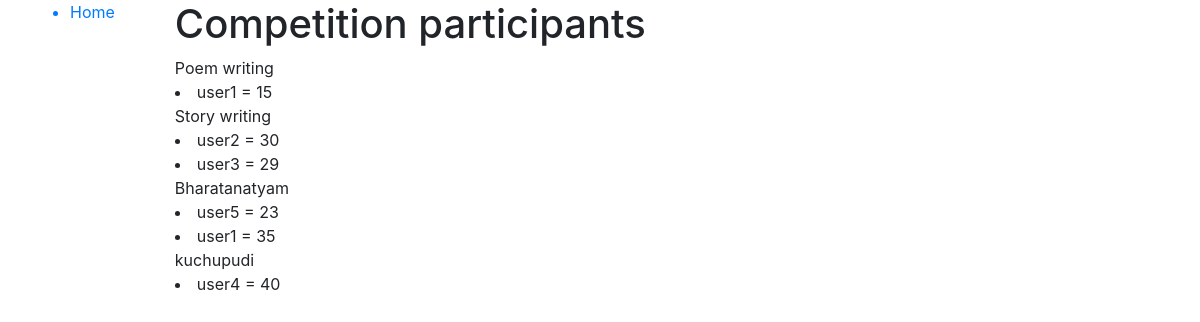
Screenshot of /index.php/competiton_socre_list with the database file from the repository.
### tables this page shows
CREATE TABLE `competition` (
  `id` int(11) NOT NULL,
  `cat_id` int(11) NOT NULL,
  `name` varchar(50) NOT NULL,
  `max_mark` int(3) NOT NULL,
  `time` int(11) NOT NULL,
  `weightage` int(3) NOT NULL
);

CREATE TABLE `participant_score` (
  `id` int(11) NOT NULL,
  `part_id` int(11) NOT NULL,
  `comp_id` int(11) NOT NULL,
  `score` int(5) NOT NULL
);

CREATE TABLE `participant` (
  `id` int(11) NOT NULL,
  `name` varchar(50) NOT NULL,
  `email` varchar(255) NOT NULL,
  `approved` int(1) NOT NULL DEFAULT '0',
  `total_score` int(11) NOT NULL
);

### controller.php (called while the page is built, shortened)
<?php
require_once 'model.php';
function competiton_socre_list() {
	$data = competiton_socre_list_db();
	$com = $data[0];
	$scorelist = $data[1];
	include 'templates/newlist.tpl.php';
}
?>

### model.php (called while the page is built, shortened)
<?php
function open_db_connection() {
  $host = "localhost";
  $dbname = "kalotsavam";
  $username = "root";
  $password = "root";
  $link = new PDO("mysql:host=$host;dbname=$dbname", $username, $password);
  return $link;
}
function competiton_socre_list_db() {
  $link = open_db_connection();
  $query = "SELECT * FROM `competition`";
  $result = $link->query($query);
  while($row = $result->fetch(PDO::FETCH_ASSOC)) {
    $comp[] = $row;
  }
  foreach ($comp as $c) {
    $i= $c['name'];
    $query = "SELECT p.name AS part_name, pc.score AS score FROM `participant_score` As pc "
    . " Join `competition` As c ON pc.comp_id=c.id "
    . " JOIN `participant` as p ON p.id=pc.part_id "
    . " WHERE pc.comp_id = :comp";
    $result = $link->prepare($query);
    $result->bindParam(':comp', $c['id']);
    $result->execute();
    while($row = $result->fetch(PDO::FETCH_ASSOC)) {
      $res[$i][] = $row;
    }
  }
  $data[0] = $comp;
  $data[1] = $res;
  return $data;
}
?>

### templates/newlist.tpl.php (the view, shortened to what this page needs)
<h1>Competition participants</h1>
  <?php $i = 0;?>
  <?php foreach($scorelist as $l1): ?>
    <?php echo htmlentities($com[$i]['name']); $i++;?>
    <?php foreach($l1 as $l2): ?>
      <li><?php echo htmlentities($l2['part_name']);?> = <?php echo htmlentities($l2['score']); ?></li>
    <?php endforeach;?>
  <?php endforeach;?>
<?php $content = ob_get_clean();
  require 'templates/layout.tpl.php';?>

### index.php (shortened to what this page needs)
<?php
require_once 'model.php';
require_once 'controller.php';
$uri = parse_url($_SERVER['REQUEST_URI'], PHP_URL_PATH);
if ($uri == '/') {
  include 'templates/homepage.tpl.php';
}
elseif ($uri == '/index.php/user_register_form') {
  include 'templates/user_registartion.tpl.php';
}
elseif ($uri == '/index.php/user_login_form') {
  include 'templates/user_login.tpl.php';
}
elseif ($uri == '/index.php/admin_login_form') {
  include 'templates/admin_login.tpl.php';
}
elseif ($uri == '/index.php/login_admin') {
  login_admin();
}
elseif ($uri == '/index.php/register_user') {
  register_user();
}
elseif ($uri == '/index.php/register_compeptition') {
  register_compeptition();
}
elseif ($uri == '/index.php/register_compeptition_action') {
  register_compeptition_action();
}
elseif ($uri == '/index.php/logout') {
  logout();
}
elseif ($uri == '/index.php/set_avg_score') {
  set_avg_score_db();
}
elseif ($uri == '/index.php/list_of_compeptitions') {
  list_of_compeptitions();
}
elseif ($uri == '/index.php/list_of_categories') {
  list_of_categories();
}
elseif ($uri == '/index.php/Candidate_Score_Board_action') {
  Candidate_Score_Board_action();
}
elseif ($uri == '/index.php/enter_mark_action') {
  enter_mark_action();
}
elseif ($uri == '/index.php/competiton_socre_list') {
  competiton_socre_list();
}
else {
  echo "<h1>OOPS! ERROR!</h2>";
}
?>

### templates/layout.tpl.php (shortened to what this page needs)
<!DOCTYPE html>
<html>
  <head>
    <link rel="stylesheet" href="https://maxcdn.bootstrapcdn.com/bootstrap/4.0.0-beta.2/css/bootstrap.min.css">
  </head>
  <body>
    <div class="container">
      <div class="row">
        <ul id="header">
          <a href="http://kalotsavam.local/">
            <li>Home</li>
          </a>
        </ul>
        <p style="margin:30px;">
        <div>
          <?php echo $content;?>
        </div>
      </div>
    </div>
  </body>
</html>

### rows the page displays
competition: name "Poem writing"
participant_score: part.name "user1", score "15"
competition: name "Story writing"
participant_score: part.name "user2", score "30"
participant_score: part.name "user3", score "29"
competition: name "Bharatanatyam"
participant_score: part.name "user5", score "23"
participant_score: part.name "user1", score "35"
competition: name "kuchupudi"
participant_score: part.name "user4", score "40"
